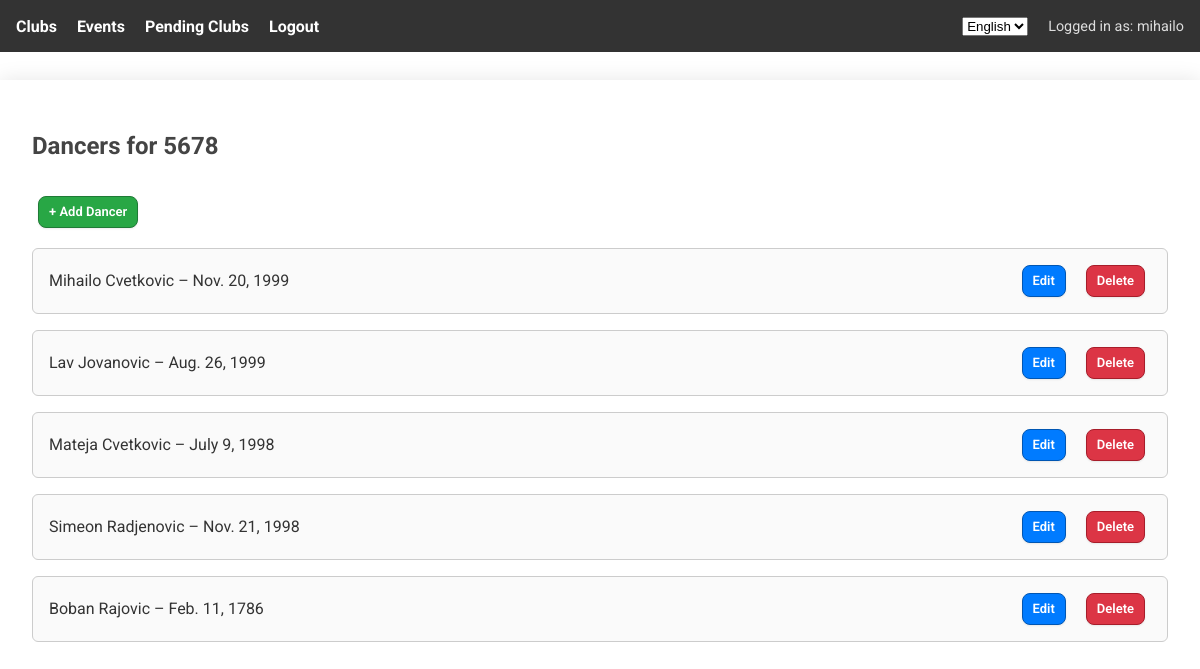
The app's page /clubs/1/dancers/ (signed in) with its own data.
### core/models.py (models this page shows, shortened)
class DanceClub(models.Model):
    user = models.OneToOneField(User, on_delete=models.CASCADE)
    raw_password = models.CharField(
        max_length=128, blank=True, null=True,
        verbose_name=_("Raw Password")  # Store plaintext password (not secure!)
    )
    club_name = models.CharField(max_length=255, verbose_name=_("Club Name"))
    country = CountryField(verbose_name=_("Country"))
    city = models.CharField(max_length=100, verbose_name=_("City"))
    phone_number = models.CharField(max_length=20, verbose_name=_("Phone Number"))
    representative_name = models.CharField(max_length=255, verbose_name=_("Representative Name"))
    confirmed = models.BooleanField(default=False, verbose_name=_("Confirmed"))
    class Meta:
        constraints = [
            models.UniqueConstraint(fields=['user'], name='unique_club_user')
        ]
        verbose_name = _("Dance Club")
        verbose_name_plural = _("Dance Clubs")

class Dancer(models.Model):
    first_name = models.CharField(max_length=100, verbose_name=_("First Name"))
    last_name = models.CharField(max_length=100, verbose_name=_("Last Name"))
    date_of_birth = models.DateField(verbose_name=_("Date of Birth"))
    club = models.ForeignKey(
        DanceClub, on_delete=models.CASCADE, related_name='dancers',
        verbose_name=_("Club")
    )
    class Meta:
        verbose_name = _("Dancer")
        verbose_name_plural = _("Dancers")

### core/views.py (the view)
# urls.py: path('clubs/<int:club_id>/dancers/', views.list_dancers, name='admin_list_dancers'),
@login_required
def list_dancers(request, club_id=None):
    if request.user.is_superuser and club_id:
        club = get_object_or_404(DanceClub, id=club_id)
    else:
        club = get_object_or_404(DanceClub, user=request.user)
    dancers = Dancer.objects.filter(club=club)
    return render(request, 'core/list_dancers.html', {
        'dancers': dancers,
        'club': club,
        'is_superuser': request.user.is_superuser,
    })

### core/context_processors.py (called while the page is built)
def add_pending_club_count(request):
    if request.user.is_authenticated and request.user.is_superuser:
        return {
            'clubs_pending_count': DanceClub.objects.filter(confirmed=False).count()
        }
    return {}

### core/templates/core/list_dancers.html (shortened to what this page needs)
{% extends 'core/base.html' %}
{% load i18n %}
{% block content %}
<h2>
    {% if is_superuser %}
    {% trans "Dancers for" %} {{ club.club_name }}
    {% else %}
    {% trans "Your Dancers" %}
    {% endif %}
</h2>
<div style="margin-top: 2em;">
    {% if is_superuser %}
    <form method="get" action="{% url 'admin_add_dancer' club.id %}" style="display:inline;">
        <button type="submit" class="btn-green">+ {% trans "Add Dancer" %}</button>
    </form>
    {% else %}
    <form method="get" action="{% url 'add_dancer' %}" style="display:inline;">
        <button type="submit" class="btn-green">+ {% trans "Add Dancer" %}</button>
    </form>
    {% endif %}
</div>
{% if dancers %}
<ul style="list-style: none; padding: 0;">
    {% for dancer in dancers %}
    <li style="
            margin-bottom: 1em;
            padding: 0.75em 1em;
            border: 1px solid #ccc;
            border-radius: 6px;
            background-color: #fafafa;
        ">
        <div style="display: flex; justify-content: space-between; align-items: center;">
            <span>{{ dancer.first_name }} {{ dancer.last_name }} – {{ dancer.date_of_birth }}</span>
            <span style="display: flex; gap: 0.5em;">
                <form method="get" action="{% url 'edit_dancer' dancer.id %}">
                    <button type="submit" class="btn-edit">{% trans "Edit" %}</button>
                </form>
                {% if is_superuser %}
                <form method="get" action="{% url 'delete_dancer_by_club' club.id dancer.id %}">
                    <button type="submit" class="btn-delete">{% trans "Delete" %}</button>
                </form>
                {% else %}
                <form method="get" action="{% url 'delete_dancer' dancer.id %}">
                    <button type="submit" class="btn-delete">{% trans "Delete" %}</button>
                </form>
                {% endif %}
            </span>
        </div>
    </li>
    {% endfor %}
</ul>
{% else %}
<p>{% trans "No dancers yet" %}.</p>
{% endif %}
{% endblock %}

### core/templates/core/base.html (shortened to what this page needs)
{% load i18n %}
<!DOCTYPE html>
<html lang="en">
<head>
    {% load static %}
</head>
<body>
    <nav>
        <div class="nav-left">
            {% if user.is_authenticated %}
            {% if user.username|slice:":5" == "judge" %}
            <a href="{% url 'logout' %}">{% trans "Logout" %}</a>
            {% elif user.is_superuser %}
            <a href="{% url 'club_dashboard' %}">{% trans "Clubs" %}</a>
            <a href="{% url 'event_list' %}">{% trans "Events" %}</a>
            <a href="{% url 'pending_club_requests' %}" class="pending-club-link" style="position: relative;">
                {% trans "Pending Clubs" %}
            </a>
            <a href="{% url 'logout' %}">{% trans "Logout" %}</a>
            {% else %}
            <a href="{% url 'club_dashboard' %}">{% trans "My Club" %}</a>
            <a href="{% url 'list_dancers' %}">{% trans "Dancers" %}</a>
            <a href="{% url 'event_list' %}">{% trans "Events" %}</a>
            <a href="{% url 'logout' %}">{% trans "Logout" %}</a>
            {% endif %}
            {% endif %}
        </div>
        <div class="nav-right">
            <form action="{% url 'set_language' %}" method="post" style="display:inline;">
                <select name="language" onchange="this.form.submit()" style="margin-right: 10px;">
                    {% get_current_language as LANGUAGE_CODE %}
                    {% get_available_languages as LANGUAGES %}
                    {% for lang_code, lang_name in LANGUAGES %}
                    <option value="{{ lang_code }}" {% if lang_code == LANGUAGE_CODE %}selected{% endif %}>
                        {{ lang_name }}
                    </option>
                    {% endfor %}
                </select>
            </form>
            {% if user.is_authenticated %}
            <span>{% trans "Logged in as: " %}{{ user.username }}</span>
            {% endif %}
        </div>
    </nav>
    <div class="container">
        {% block content %}{% endblock %}
    </div>
</body>
</html>

### records on screen
DanceClub: club_name "5678"
Dancer: first_name "Mihailo", last_name "Cvetkovic", date_of_birth "Nov. 20, 1999"
Dancer: first_name "Lav", last_name "Jovanovic", date_of_birth "Aug. 26, 1999"
Dancer: first_name "Mateja", last_name "Cvetkovic", date_of_birth "July 9, 1998"
Dancer: first_name "Simeon", last_name "Radjenovic", date_of_birth "Nov. 21, 1998"
Dancer: first_name "Boban", last_name "Rajovic", date_of_birth "Feb. 11, 1786"

### other values on screen
{{ user.username }} "mihailo"
form field language "English"
